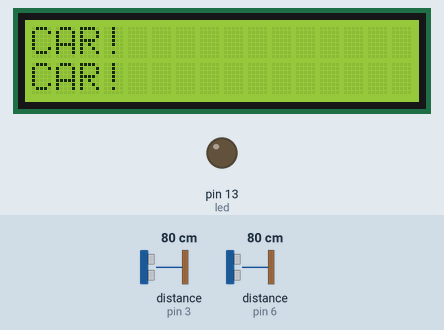
Recording of a sketch running on a simulated Arduino Uno, built with avr-gcc and run on an emulated ATmega328P. Parts: 16×2 character LCD, output pins drawn as LEDs (lit = HIGH). Wiring (inferred from the names in the program): 2 × ultrasonic range finder: trigger pin 4, echo pin 3 / trigger pin 7, echo pin 6. The inputs (shaded band) are chosen by the test bench; at power-on: distance to the obstacle (sensors on pin 3, pin 6) 80 cm. The echo pulse lasts 58.3 µs per cm; pins used as bus, display or sensor lines are not drawn; what the sketch prints to the serial monitor is not drawn.

Above: at 1.2 s.
1.3 s: distance to the obstacle (sensor on pin 3) set to 250 cm
At 5.8 s:
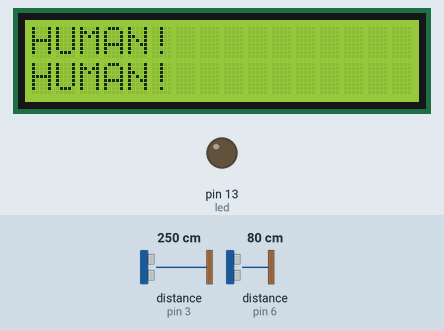
6.7 s: distance to the obstacle (sensor on pin 6) set to 120 cm
At 8.0 s:
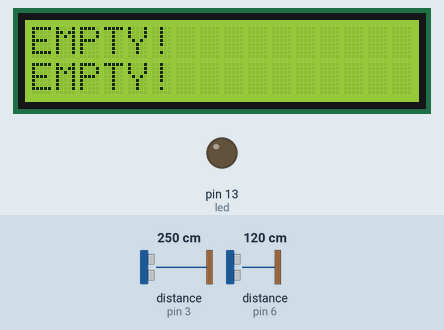
12.1 s: distance to the obstacle (sensor on pin 6) set to 2 cm
At 13.2 s:
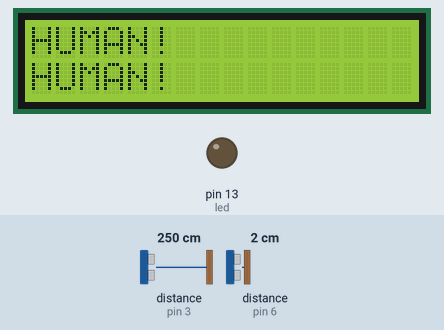
17.5 s: distance to the obstacle (sensor on pin 6) set to 250 cm
At 18.4 s:
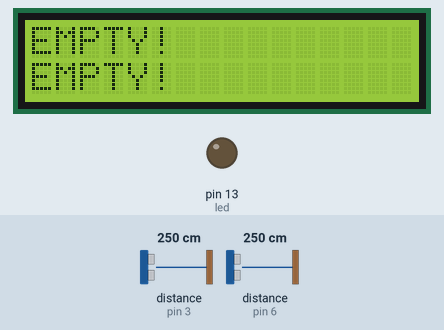
Timing chart, 0 to 20.5 s (numbered marks = the images above; inputs shaded):
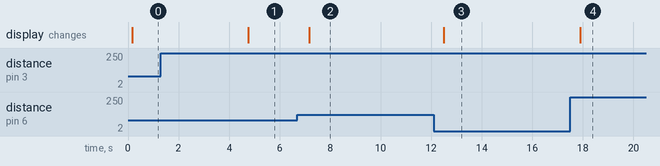

Measured:
- after the input at 1.3 s, the display: changes after 3.5 s (image 1)
- after the input at 6.7 s, the display: changes after 0.47 s (image 2)
- after the input at 12.1 s, the display: changes after 0.40 s (image 3)
- after the input at 17.5 s, the display: changes after 0.40 s (image 4)

The sketch:

round.ino
```cpp
#include<Wire.h>
#include<LiquidCrystal_I2C.h>

int trigPin[] = {4,7};
int echoPin[] = {3,6};
int led=13;
int MAX=2;
int dist_ind=1000;
int dist_lim=60;
LiquidCrystal_I2C lcd(0x27, 16, 2);

void setup() {
  Serial.begin(9600);
  for(int i=0;i<MAX;i++){
    pinMode(echoPin[i], INPUT);
    pinMode(trigPin[i], OUTPUT);
  }

  pinMode(led, OUTPUT);


  lcd.init();              // LCD 초기화
  lcd.backlight();         // 백라이트 켜기

  lcd.setCursor(0, 0);     // 첫 줄 첫 번째 칸
  lcd.print("Hello, Arduino!");

  lcd.setCursor(0, 1);     // 둘째 줄 첫 번째 칸
  lcd.print("I2C LCD Test");

}

void loop() {
  long duration[10];
  float distance[10];

  for (int i = 0; i < MAX; i++) {

    digitalWrite(trigPin[i], LOW);
    delayMicroseconds(2);
    digitalWrite(trigPin[i], HIGH);
    delayMicroseconds(10);
    digitalWrite(trigPin[i], LOW);

    duration[i] = pulseIn(echoPin[i], HIGH);
    distance[i] = duration[i] * 0.17;

    Serial.print("Sensor ");
    Serial.print(i);
    Serial.print(" - Duration: ");
    Serial.print(duration[i]);
    Serial.print(" us, Distance: ");
    Serial.print(distance[i]);
    Serial.println(" mm");
  }

  if (distance[0] < dist_ind && distance[1] < dist_ind) {
    if(distance[0]<dist_lim && distance[1]<dist_lim){
      lcd.setCursor(0, 0);     // 첫 줄 첫 번째 칸
      lcd.print("HUMAN!             ");

      lcd.setCursor(0, 1);     // 둘째 줄 첫 번째 칸
      lcd.print("HUMAN!             ");
      delay(10);
    }
    else{
      lcd.setCursor(0, 0);     // 첫 줄 첫 번째 칸
      lcd.print("CAR!             ");

      lcd.setCursor(0, 1);     // 둘째 줄 첫 번째 칸
      lcd.print("CAR!             ");
      delay(4000);
    }
  }
  else if(distance[0] < dist_ind || distance[1] < dist_ind) {
  lcd.setCursor(0, 0);     // 첫 줄 첫 번째 칸
  lcd.print("HUMAN!             ");

  lcd.setCursor(0, 1);     // 둘째 줄 첫 번째 칸
  lcd.print("HUMAN!             ");
  delay(10);
  }
  else {
  lcd.setCursor(0, 0);     // 첫 줄 첫 번째 칸
  lcd.print("EMPTY!             ");

  lcd.setCursor(0, 1);     // 둘째 줄 첫 번째 칸
  lcd.print("EMPTY!             ");
  }

  delay(500);
}


// // int trigPin[] = {4,7};
// // int echoPin[] = {3,6};
// // int led=13;
// // int MAX=2;
// // int dist_ind=1000;

// // void setup() {
// //   Serial.begin(9600);
// //   for(int i=0;i<MAX;i++){
// //     pinMode(echoPin[i], INPUT);
// //     pinMode(trigPin[i], OUTPUT);
// //   }

// //   pinMode(led, OUTPUT);
// // }

// // void loop() {
// //   long duration[10];
// //   float distance[10];

// //   for (int i = 0; i < MAX; i++) {
// //     digitalWrite(trigPin[i], LOW);
// //     delayMicroseconds(2);
// //     digitalWrite(trigPin[i], HIGH);
// //     delayMicroseconds(10);
// //     digitalWrite(trigPin[i], LOW);

// //     duration[i] = pulseIn(echoPin[i], HIGH);
// //     distance[i] = duration[i] * 0.17;

// //     Serial.print("Sensor ");
// //     Serial.print(i);
// //     Serial.print(" - Duration: ");
// //     Serial.print(duration[i]);
// //     Serial.print(" us, Distance: ");
// //     Serial.print(distance[i]);
// //     Serial.println(" mm");
// //   }

// //   if (distance[0] < dist_ind && distance[1] < dist_ind) {
// //     digitalWrite(led, HIGH);
// //   } else {
// //     digitalWrite(led, LOW);
// //   }

// //   delay(100);
// // }
```
